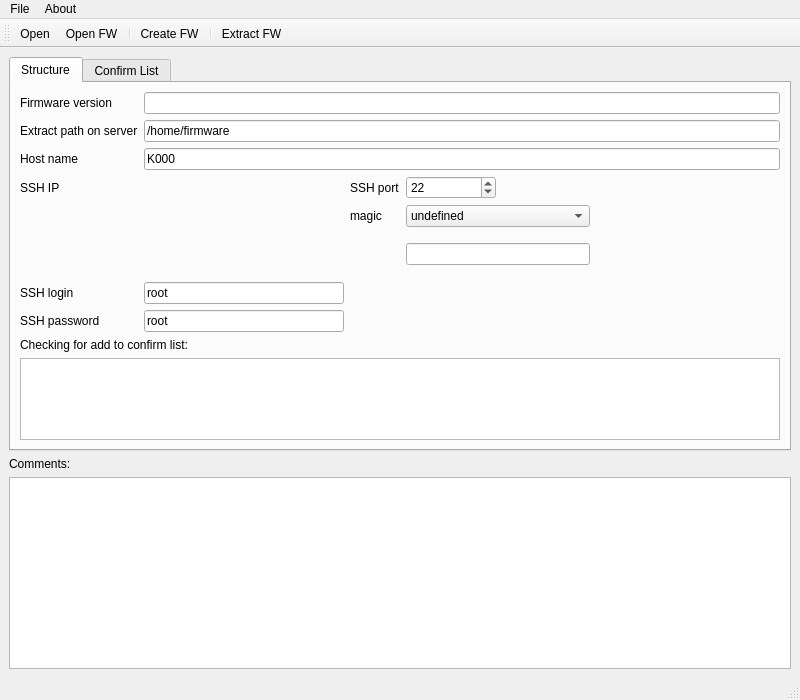
<?xml version="1.0" encoding="UTF-8"?>
<ui version="4.0">
 <class>MainWindow</class>
 <widget class="QMainWindow" name="MainWindow">
  <property name="geometry">
   <rect>
    <x>0</x>
    <y>0</y>
    <width>800</width>
    <height>700</height>
   </rect>
  </property>
  <property name="windowTitle">
   <string>MainWindow</string>
  </property>
  <widget class="QWidget" name="centralwidget">
   <layout class="QGridLayout" name="gridLayout_2">
    <item row="3" column="0">
     <layout class="QVBoxLayout" name="verticalLayout_2" stretch="1000,0,0">
      <item>
       <widget class="QTabWidget" name="tabWidget">
        <property name="currentIndex">
         <number>0</number>
        </property>
        <widget class="QWidget" name="tab_3">
         <attribute name="title">
          <string>Structure</string>
         </attribute>
         <layout class="QVBoxLayout" name="verticalLayout">
          <item>
           <layout class="QGridLayout" name="gridLayout_3">
            <item row="1" column="0">
             <widget class="QLabel" name="label_9">
              <property name="text">
               <string>Checking for add to confirm list:</string>
              </property>
             </widget>
            </item>
            <item row="2" column="0">
             <widget class="QTreeView" name="treeView"/>
            </item>
            <item row="0" column="0">
             <layout class="QGridLayout" name="gridLayout">
              <item row="3" column="4">
               <spacer name="horizontalSpacer">
                <property name="orientation">
                 <enum>Qt::Horizontal</enum>
                </property>
                <property name="sizeHint" stdset="0">
                 <size>
                  <width>40</width>
                  <height>20</height>
                 </size>
                </property>
               </spacer>
              </item>
              <item row="0" column="1" colspan="4">
               <widget class="QLineEdit" name="versionEdit">
                <property name="toolTip">
                 <string>Firmware version</string>
                </property>
               </widget>
              </item>
              <item row="7" column="0">
               <widget class="QLabel" name="label_5">
                <property name="text">
                 <string>SSH password</string>
                </property>
               </widget>
              </item>
              <item row="2" column="1" colspan="4">
               <widget class="QLineEdit" name="hostnameEdit">
                <property name="toolTip">
                 <string>Controller host name</string>
                </property>
                <property name="text">
                 <string>K000</string>
                </property>
               </widget>
              </item>
              <item row="0" column="0">
               <widget class="QLabel" name="label_2">
                <property name="text">
                 <string>Firmware version</string>
                </property>
               </widget>
              </item>
              <item row="1" column="0">
               <widget class="QLabel" name="label">
                <property name="text">
                 <string>Extract path on server</string>
                </property>
               </widget>
              </item>
              <item row="2" column="0">
               <widget class="QLabel" name="label_8">
                <property name="text">
                 <string>Host name</string>
                </property>
               </widget>
              </item>
              <item row="3" column="3">
               <widget class="QSpinBox" name="sshPortSpin">
                <property name="minimumSize">
                 <size>
                  <width>90</width>
                  <height>0</height>
                 </size>
                </property>
                <property name="maximumSize">
                 <size>
                  <width>90</width>
                  <height>16777215</height>
                 </size>
                </property>
                <property name="toolTip">
                 <string>SSH port for connect to controller</string>
                </property>
                <property name="maximum">
                 <number>65535</number>
                </property>
                <property name="value">
                 <number>22</number>
                </property>
               </widget>
              </item>
              <item row="3" column="1" rowspan="3">
               <widget class="IPAddressList" name="ipAddrList" native="true">
                <property name="minimumSize">
                 <size>
                  <width>200</width>
                  <height>100</height>
                 </size>
                </property>
                <property name="maximumSize">
                 <size>
                  <width>200</width>
                  <height>100</height>
                 </size>
                </property>
               </widget>
              </item>
              <item row="5" column="0">
               <spacer name="verticalSpacer">
                <property name="orientation">
                 <enum>Qt::Vertical</enum>
                </property>
                <property name="sizeHint" stdset="0">
                 <size>
                  <width>20</width>
                  <height>40</height>
                 </size>
                </property>
               </spacer>
              </item>
              <item row="6" column="0">
               <widget class="QLabel" name="label_4">
                <property name="text">
                 <string>SSH login</string>
                </property>
               </widget>
              </item>
              <item row="1" column="1" colspan="4">
               <widget class="QLineEdit" name="pathEdit">
                <property name="toolTip">
                 <string>Path for copy and extract firmware on controller</string>
                </property>
                <property name="text">
                 <string>/home/firmware</string>
                </property>
               </widget>
              </item>
              <item row="7" column="1">
               <widget class="QLineEdit" name="passwordSSH_Edit">
                <property name="maximumSize">
                 <size>
                  <width>200</width>
                  <height>16777215</height>
                 </size>
                </property>
                <property name="toolTip">
                 <string>User password</string>
                </property>
                <property name="text">
                 <string>root</string>
                </property>
               </widget>
              </item>
              <item row="6" column="1">
               <widget class="QLineEdit" name="loginSSH_Edit">
                <property name="maximumSize">
                 <size>
                  <width>200</width>
                  <height>16777215</height>
                 </size>
                </property>
                <property name="toolTip">
                 <string>User name</string>
                </property>
                <property name="text">
                 <string>root</string>
                </property>
               </widget>
              </item>
              <item row="3" column="2">
               <widget class="QLabel" name="label_7">
                <property name="text">
                 <string>SSH port</string>
                </property>
               </widget>
              </item>
              <item row="3" column="0">
               <widget class="QLabel" name="label_6">
                <property name="text">
                 <string>SSH IP</string>
                </property>
               </widget>
              </item>
              <item row="4" column="2">
               <widget class="QLabel" name="label_10">
                <property name="text">
                 <string>magic</string>
                </property>
               </widget>
              </item>
              <item row="4" column="3">
               <widget class="QComboBox" name="MagComboBox">
                <item>
                 <property name="text">
                  <string>undefined</string>
                 </property>
                </item>
                <item>
                 <property name="text">
                  <string>0x245B245B</string>
                 </property>
                </item>
                <item>
                 <property name="text">
                  <string>0x245B245A</string>
                 </property>
                </item>
               </widget>
              </item>
              <item row="5" column="3">
               <widget class="QLineEdit" name="magic_edit"/>
              </item>
             </layout>
            </item>
           </layout>
          </item>
         </layout>
        </widget>
        <widget class="QWidget" name="tab_4">
         <attribute name="title">
          <string>Confirm List</string>
         </attribute>
         <layout class="QGridLayout" name="gridLayout_6">
          <item row="0" column="0">
           <layout class="QGridLayout" name="gridLayout_5">
            <item row="0" column="0">
             <widget class="TableView" name="tableView" native="true"/>
            </item>
           </layout>
          </item>
         </layout>
        </widget>
       </widget>
      </item>
      <item>
       <widget class="QLabel" name="label_3">
        <property name="text">
         <string>Comments:</string>
        </property>
       </widget>
      </item>
      <item>
       <widget class="QPlainTextEdit" name="commentText"/>
      </item>
     </layout>
    </item>
   </layout>
  </widget>
  <widget class="QMenuBar" name="menubar">
   <property name="geometry">
    <rect>
     <x>0</x>
     <y>0</y>
     <width>800</width>
     <height>21</height>
    </rect>
   </property>
   <property name="defaultUp">
    <bool>false</bool>
   </property>
   <widget class="QMenu" name="menuFile">
    <property name="title">
     <string>File</string>
    </property>
    <addaction name="actionOpen"/>
    <addaction name="actionOpenFW"/>
    <addaction name="separator"/>
    <addaction name="actionCreateFW"/>
    <addaction name="separator"/>
    <addaction name="actionExtractFW"/>
    <addaction name="separator"/>
    <addaction name="actionExit"/>
   </widget>
   <widget class="QMenu" name="menuAbout">
    <property name="title">
     <string>About</string>
    </property>
    <addaction name="actionAbout"/>
    <addaction name="actionconsole_mode_program"/>
   </widget>
   <addaction name="menuFile"/>
   <addaction name="menuAbout"/>
  </widget>
  <widget class="QStatusBar" name="statusbar"/>
  <widget class="QToolBar" name="toolBar">
   <property name="windowTitle">
    <string>toolBar</string>
   </property>
   <attribute name="toolBarArea">
    <enum>TopToolBarArea</enum>
   </attribute>
   <attribute name="toolBarBreak">
    <bool>false</bool>
   </attribute>
   <addaction name="actionOpen"/>
   <addaction name="actionOpenFW"/>
   <addaction name="separator"/>
   <addaction name="actionCreateFW"/>
   <addaction name="separator"/>
   <addaction name="actionExtractFW"/>
  </widget>
  <action name="actionOpen">
   <property name="icon">
    <iconset resource="resources.qrc">
     <normaloff>:/icons/open.png</normaloff>:/icons/open.png</iconset>
   </property>
   <property name="text">
    <string>Open</string>
   </property>
   <property name="toolTip">
    <string>Open folder</string>
   </property>
   <property name="shortcut">
    <string>Ctrl+D</string>
   </property>
   <property name="iconVisibleInMenu">
    <bool>true</bool>
   </property>
  </action>
  <action name="actionOpenFW">
   <property name="icon">
    <iconset resource="resources.qrc">
     <normaloff>:/icons/openfw.png</normaloff>:/icons/openfw.png</iconset>
   </property>
   <property name="text">
    <string>Open FW</string>
   </property>
   <property name="toolTip">
    <string>Open firmware</string>
   </property>
   <property name="shortcut">
    <string>Ctrl+O</string>
   </property>
   <property name="iconVisibleInMenu">
    <bool>true</bool>
   </property>
  </action>
  <action name="actionCreateFW">
   <property name="icon">
    <iconset resource="resources.qrc">
     <normaloff>:/icons/create.png</normaloff>:/icons/create.png</iconset>
   </property>
   <property name="text">
    <string>Create FW</string>
   </property>
   <property name="toolTip">
    <string>Create firmware</string>
   </property>
   <property name="iconVisibleInMenu">
    <bool>true</bool>
   </property>
  </action>
  <action name="actionExit">
   <property name="icon">
    <iconset resource="resources.qrc">
     <normaloff>:/icons/exit.png</normaloff>:/icons/exit.png</iconset>
   </property>
   <property name="text">
    <string>Exit</string>
   </property>
   <property name="iconVisibleInMenu">
    <bool>true</bool>
   </property>
  </action>
  <action name="actionExtractFW">
   <property name="icon">
    <iconset resource="resources.qrc">
     <normaloff>:/icons/extract.png</normaloff>:/icons/extract.png</iconset>
   </property>
   <property name="text">
    <string>Extract FW</string>
   </property>
   <property name="iconVisibleInMenu">
    <bool>true</bool>
   </property>
  </action>
  <action name="actionAbout">
   <property name="icon">
    <iconset resource="resources.qrc">
     <normaloff>:/icons/about.png</normaloff>:/icons/about.png</iconset>
   </property>
   <property name="text">
    <string>About</string>
   </property>
   <property name="shortcut">
    <string>F1</string>
   </property>
   <property name="iconVisibleInMenu">
    <bool>true</bool>
   </property>
  </action>
  <action name="actionconsole_mode_program">
   <property name="icon">
    <iconset resource="resources.qrc">
     <normaloff>:/icons/console.png</normaloff>:/icons/console.png</iconset>
   </property>
   <property name="text">
    <string>Commands start</string>
   </property>
   <property name="shortcut">
    <string>F2</string>
   </property>
  </action>
 </widget>
 <customwidgets>
  <customwidget>
   <class>TableView</class>
   <extends>QWidget</extends>
   <header>tableview.h</header>
   <container>1</container>
  </customwidget>
  <customwidget>
   <class>IPAddressList</class>
   <extends>QWidget</extends>
   <header>ipaddresslist.h</header>
   <container>1</container>
  </customwidget>
 </customwidgets>
 <resources>
  <include location="resources.qrc"/>
 </resources>
 <connections/>
</ui>
